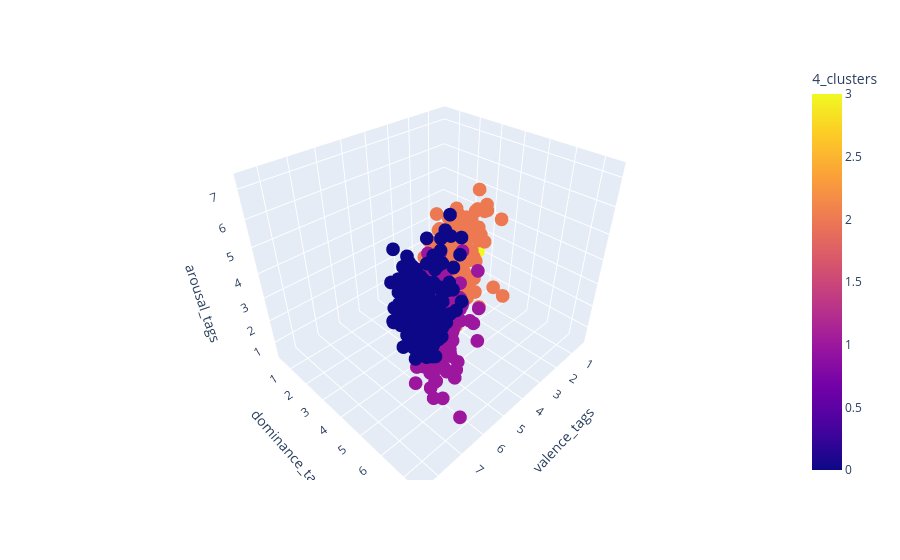

Notebook code cell kept with this figure:
### Code cell
import plotly.express as px

fig = px.scatter_3d(y, x='valence_tags', y='dominance_tags', z='arousal_tags',
              color='4_clusters')
fig.show()

### Figure 1 — Plotly figure (JSON) as saved in the notebook; plotly's stock layout.template omitted (floating-point values rounded to 4 significant figures; data arrays with more than 128 entries replaced by an {"elided": "..."} marker saying what was removed)
{"data": [{"hovertemplate": "valence_tags=%{x}<br>dominance_tags=%{y}<br>arousal_tags=%{z}<br>4_clusters=%{marker.color}<extra></extra>", "legendgroup": "", "marker": {"color": {"elided": "1202 int values"}, "coloraxis": "coloraxis", "symbol": "circle"}, "mode": "markers", "name": "", "scene": "scene", "showlegend": false, "type": "scatter3d", "x": {"elided": "1202 float values"}, "y": {"elided": "1202 float values"}, "z": {"elided": "1202 float values"}}], "layout": {"coloraxis": {"colorbar": {"title": {"text": "4_clusters"}}, "colorscale": [[0, "#0d0887"], [0.1111, "#46039f"], [0.2222, "#7201a8"], [0.3333, "#9c179e"], [0.4444, "#bd3786"], [0.5556, "#d8576b"], [0.6667, "#ed7953"], [0.7778, "#fb9f3a"], [0.8889, "#fdca26"], [1, "#f0f921"]]}, "legend": {"tracegroupgap": 0}, "margin": {"t": 60}, "scene": {"domain": {"x": [0, 1], "y": [0, 1]}, "xaxis": {"title": {"text": "valence_tags"}}, "yaxis": {"title": {"text": "dominance_tags"}}, "zaxis": {"title": {"text": "arousal_tags"}}}}}
